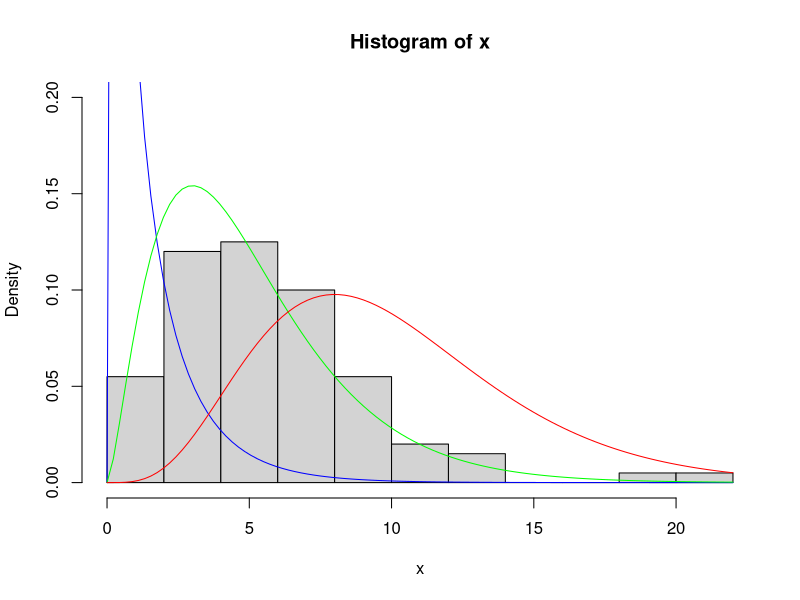
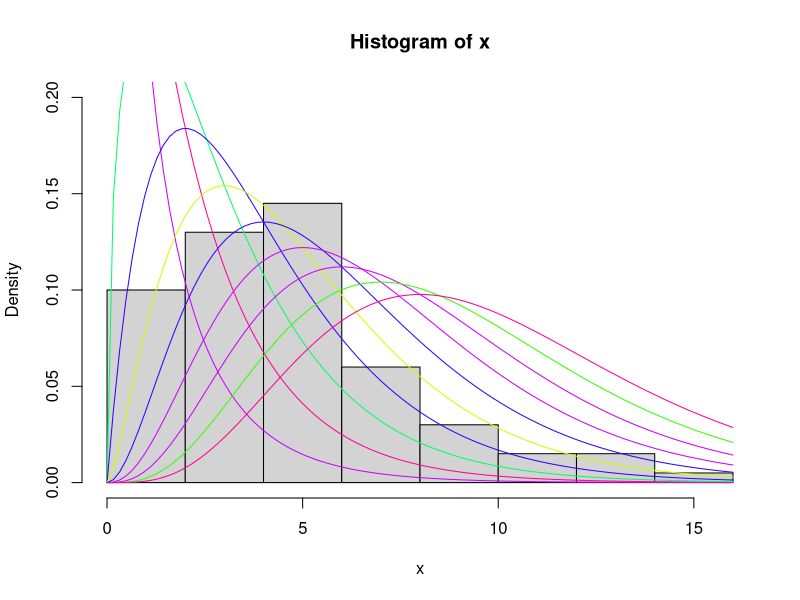
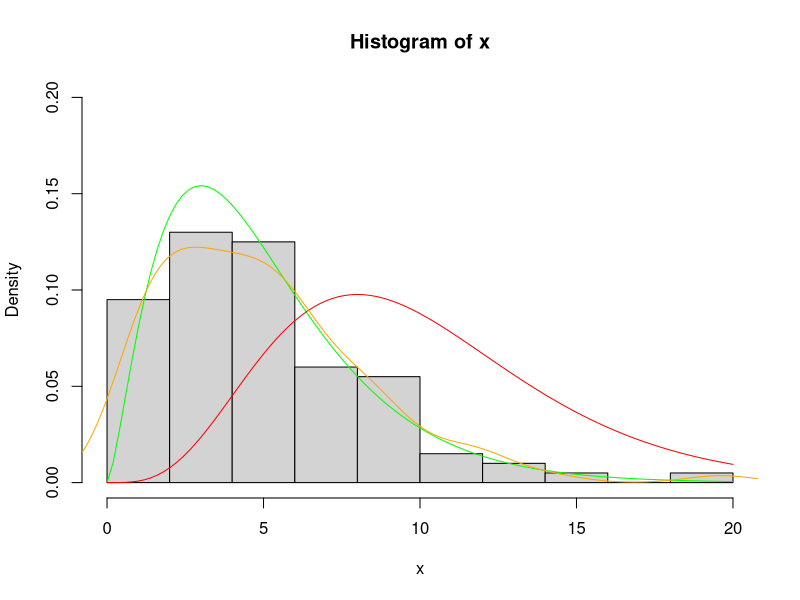

Write R code to recreate these figures, in order. (Note: this script raises an error after producing the figures.)
# Chi Square Distribution
x <- rchisq(100, 5) 
hist(x, prob=TRUE, ylim=c(0,0.2)) 
curve( dchisq(x, df=1), col='blue', add=TRUE) 
curve( dchisq(x, df=5), col='green', add=TRUE) 
curve( dchisq(x, df=10), col='red', add=TRUE ) 

x <- rchisq(100, 5) 
hist(x, prob=TRUE, ylim=c(0,0.2)) 
for (i in 1:10) {
  curve( dchisq(x, df=i), col=sample(rainbow(10)), lwd=1, add=TRUE) 
}
?curve



# Example 2

x <- rchisq(100, 5)
hist(x, prob=TRUE, ylim=c(0,0.2))
curve( dchisq(x, df=5), col='green', add=TRUE)
curve( dchisq(x, df=10), col='red', add=TRUE )

#It may be easier to compare the therotical curve to a density estimate rather than the histogram:
lines( density(x), col='orange')


#Here is one way to dynamically change the df to see how the fit compares:
  
tmpfun <- function(x,df=1) {
    hist(x, prob=TRUE)
    curve( dchisq(x, df=df), col='blue', add=TRUE )
  }

TeachingDemos::tkexamp( tmpfun(x), list( df=list('slider', from=1, to=15)))


#Another approach that may give a better feel for the fit is the hanging rootogram:
  
library(vcd)

tmp <- hist(x, plot=FALSE)
rootogram( tmp$counts, diff(pchisq( tmp$breaks, df=5 )*length(x) ) )
rootogram( tmp$counts, diff(pchisq( tmp$breaks, df=10 )*length(x) ) )

tmpfun2 <- function(x, df=1) {
  tmp <- hist(x, plot=FALSE)
  rootogram( tmp$counts, diff(pchisq(tmp$breaks, df=df)*length(x) ) )
}

TeachingDemos::tkexamp( tmpfun2(x), list( df=list('slider', from=1, to=15)))
